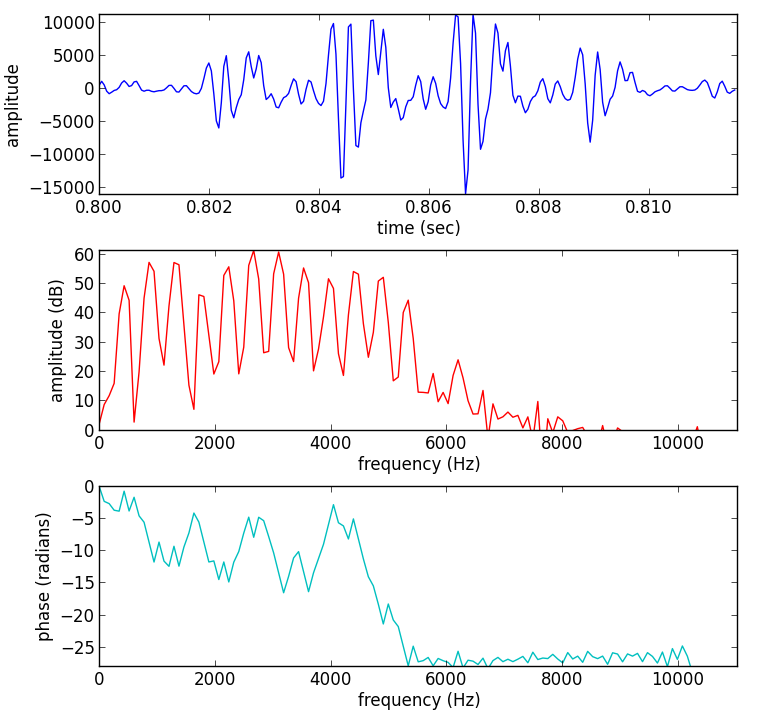

The script that drew this image:
import matplotlib.pyplot as plt
import numpy as np
from scipy.io.wavfile import read
from scipy.fftpack import fft, ifft

(fs, x) = read('oboe.wav')
N = 256
start = .8*fs
xw = x[start:start+N] * np.hamming(N)
plt.figure(1)
plt.subplot(311)
plt.plot(np.arange(start, (start+N), 1.0)/fs, xw)
plt.axis([start/fs, (start+N)/fs, min(xw), max(xw)])
plt.xlabel('time (sec)')
plt.ylabel('amplitude')
X = fft(xw)
mX = 20 * np.log10(abs(X)/N)        
pX = np.unwrap(np.angle(X)) 
plt.subplot(312)
plt.plot(np.arange(0, fs/2.0, float(fs)/N), mX[0:N/2], 'r')
plt.axis([0,fs/2.0,0,max(mX)])
plt.xlabel('frequency (Hz)')
plt.ylabel('amplitude (dB)')
plt.subplot(313)
plt.plot(np.arange(0, fs/2.0, float(fs)/N), pX[:N/2], 'c')
plt.axis([0,fs/2.0,-28,max(pX)])
plt.xlabel('frequency (Hz)')
plt.ylabel('phase (radians)')
plt.show()
